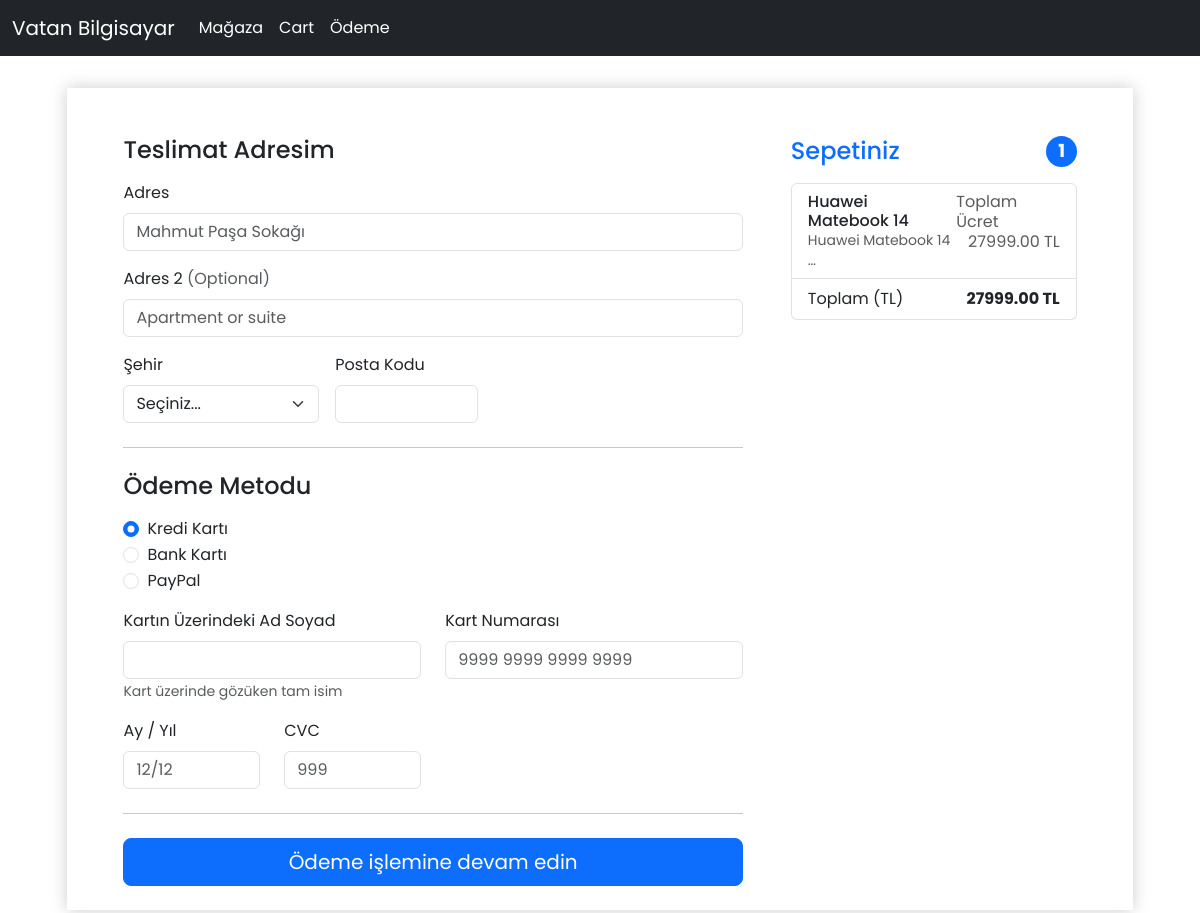
/checkout/ (signed in), run on an earlier commit of the app's database.
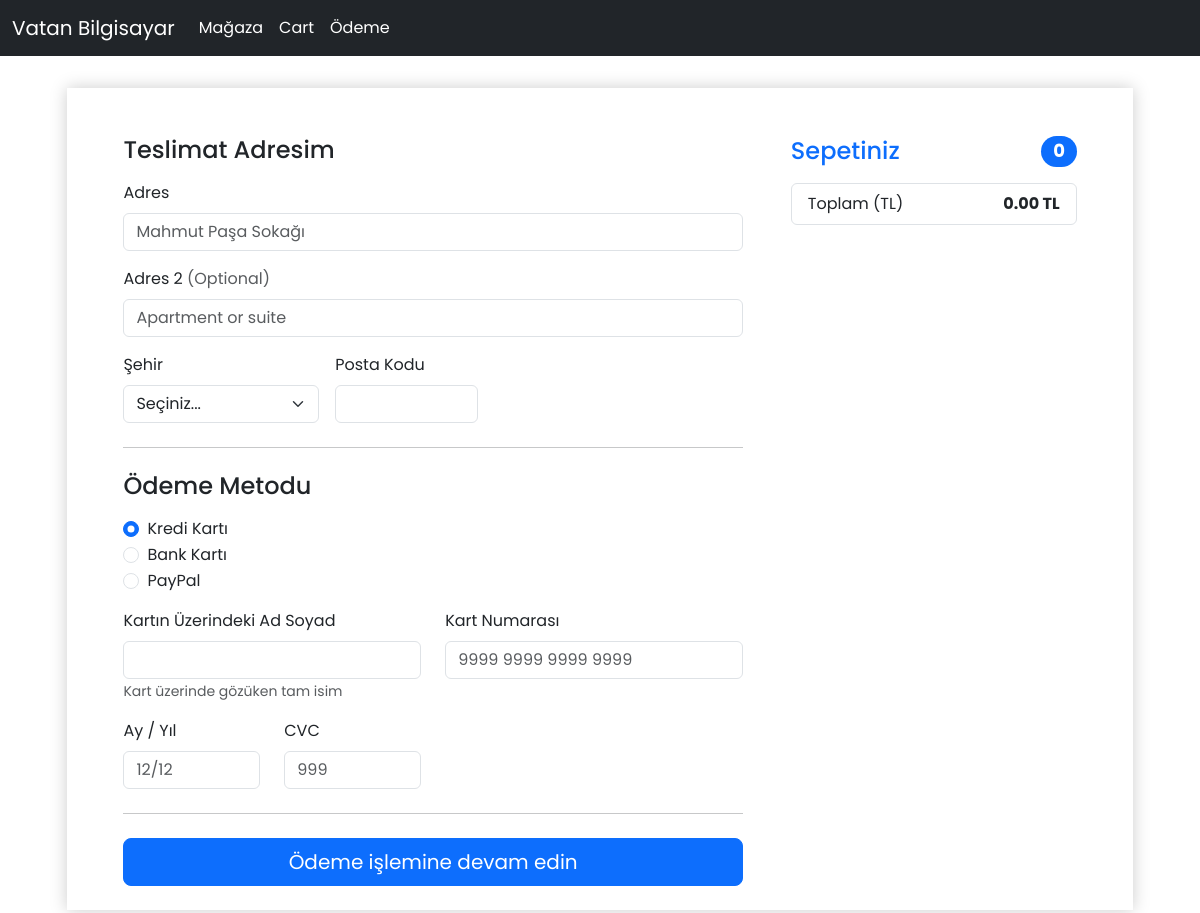
And on a later commit of the database.
### store/models.py (models this page shows, shortened)
class Order(models.Model):
    customer = models.ForeignKey(Customer, on_delete=models.CASCADE, null=True, blank=True)
    date_ordered = models.DateTimeField(auto_now_add=True)
    complete = models.BooleanField(default=False)
    @property
    def summary_item_count(self):
        orderitems = self.orderitem_set.all()
        item_count = 0
        for orderitem in orderitems:
            item_count += orderitem.amount
        return item_count
    @property
    def summary_item_price(self):
        orderitems = self.orderitem_set.all()
        price_sum = 0
        for orderitem in orderitems:
            price_sum += orderitem.amount * orderitem.product.price
        return price_sum

class OrderItem(models.Model):
    order = models.ForeignKey(Order, on_delete=models.CASCADE)
    product = models.ForeignKey(Product, on_delete=models.CASCADE)
    amount = models.IntegerField(default=0, null=True, blank=True)
    date_added = models.DateTimeField(auto_now_add=True)
    @property
    def summary_price(self):
        return (self.amount * self.product.price)

class Product(models.Model):
    name = models.CharField(max_length=100)
    brand = models.CharField(max_length=100)
    summary = models.CharField(max_length=100)
    amount = models.IntegerField()
    price = models.FloatField()
    productDetail = models.ForeignKey(ProductDetail, on_delete=models.SET_NULL, blank=True, null=True)

### store/views.py (the view, shortened to what this page needs)
# urls.py: path('checkout/', views.checkout, name='checkout'),
def checkout(request):
    if request.user.is_authenticated:
        customer = request.user.customer
        order, created = models.Order.objects.get_or_create(customer=customer, complete=False)
        items = order.orderitem_set.all()
    else:
        items = []
        order = { 'summary_item_count':0, 'summary_item_price':0 }
    product = models.Product.objects.all()
    context = { "order" : order, "items" : items }
    return render(request, 'store/checkout.html', context=context)

### store/templates/store/checkout.html (shortened to what the changed rows need)
{% extends 'store/main.html' %}
{% load static %}
{% block content %}
<div class="container-md" id="shipping-container">
    <div class="row g-5" id="shipping-info">
        <div class="col-md-5 col-lg-4 order-md-last">
            <h4 class="d-flex justify-content-between align-items-center mb-3">
                <span class="text-primary">Sepetiniz</span>
                <span class="badge bg-primary rounded-pill">{{ order.summary_item_count }}</span>
            </h4>
            <ul class="list-group mb-3">
                {% for item in items %}
                <li class="list-group-item d-flex justify-content-between lh-sm">
                    <div>
                        <h6 class="my-0">{{ item.product.brand }}<br>{{ item.product.name }}</h6>
                        <small class="text-body-secondary">{{ item.product.summary|truncatechars:20 }}</small>
                    </div>
                    <span class="text-body-secondary">Toplam Ücret <br><span
                            style="text-align: right; width: 100%; display: inline-block;">{{item.summary_price|floatformat:2}}
                            TL</span></span>
                </li>
                {% endfor %}
                <li class="list-group-item d-flex justify-content-between">
                    <span>Toplam (TL)</span>
                    <strong>{{ order.summary_item_price|floatformat:2 }} TL</strong>
                </li>
            </ul>
        </div>
    </div>
</div>
{% endblock %}

What changed in the data, as far as the page shows it:
no longer on this page (row edited): Order: summary_item_count "1", summary_item_price "27999.00"
removed OrderItem: product.brand "Huawei", product.name "Matebook 14", product.summary "Huawei Matebook 14 …", summary_price "27999.00"
added Order: summary_item_count "0", summary_item_price "0.00"
